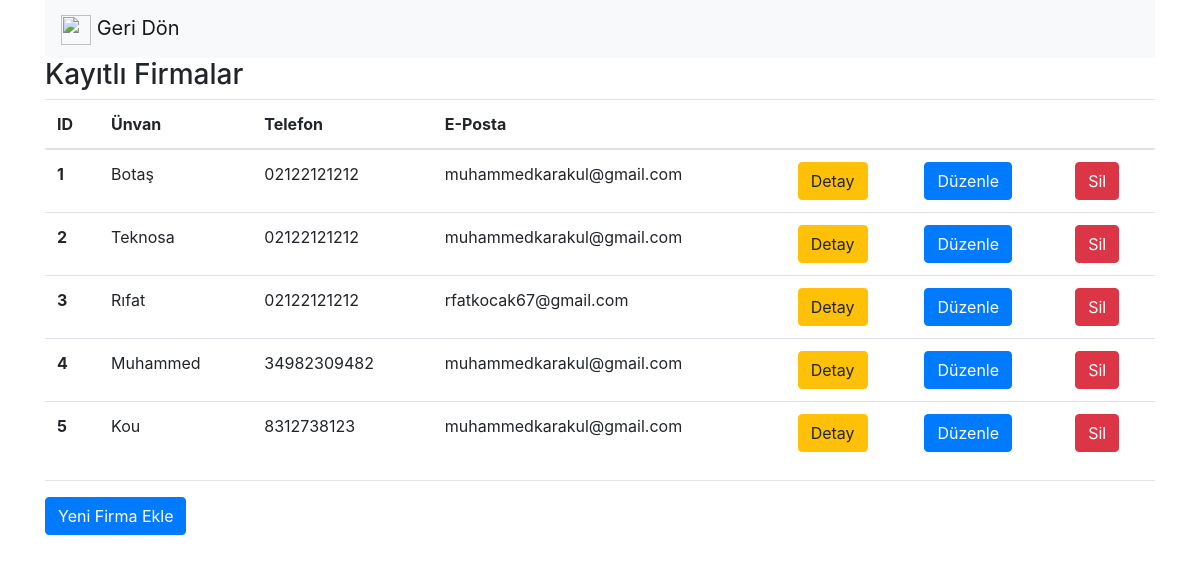
The app's page /firmaListe, older data.
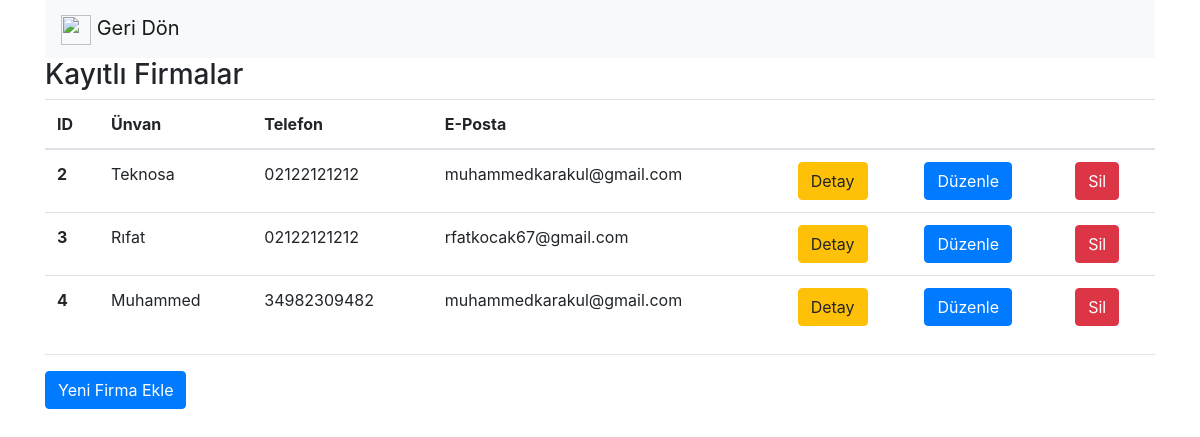
The same page, newer data.
### safeputapp/models.py (models this page shows, shortened)
class Firma(models.Model):
    kutuk_no = models.CharField(max_length = 10, verbose_name = "Kütük Numarası")
    unvan = models.CharField(max_length = 50, verbose_name = "Ünvan")
    adres = models.CharField(max_length = 250, verbose_name = "Adres")
    posta_kodu = models.CharField(max_length = 10, verbose_name = "Posta Kodu")
    sehir = models.CharField(max_length = 50, verbose_name = "Şehir")
    telefon = models.CharField(max_length = 20, verbose_name = "Telefon")
    faks = models.CharField(max_length = 20, verbose_name = "Faks")
    eposta = models.CharField(max_length = 50, verbose_name = "E-Posta")
    aktifmi = models.BooleanField(verbose_name = "Aktif mi?", default = True)
    olusturma_tarihi = models.DateTimeField(auto_now_add = True, blank = True, verbose_name = "Oluşturma Tarihi")
    duzunleme_tarihi = models.DateTimeField(verbose_name = "Duzenleme Tarihi", blank = True, null = True)

### safeputapp/views.py (the view)
# urls.py: url(r'^firmaListe', firmaListe),
def firmaListe(request):
    firmalar = Firma.objects.all()
    return render( request, "firmaListe.html", { "firmalar" : firmalar } )

### safeputapp/templates/firmaListe.html (shortened to what this page needs)
<!DOCTYPE html>
    <html>
        <head>
        <link rel="stylesheet" href="https://maxcdn.bootstrapcdn.com/bootstrap/4.0.0/css/bootstrap.min.css">
        </head>
        <body>
            <div class="container">
                <nav class="navbar navbar-light bg-light">
                    <a class="navbar-brand" href="anasayfa">
                        <img src="https://image.flaticon.com/icons/svg/118/118739.svg" width="30" height="30" alt=""> Geri Dön
                    </a>
                </nav>
                <h3>Kayıtlı Firmalar</h3>
                    {% if firmalar %}
                        <table class="table">
                            <thead>
                                <tr>
                                <th scope="col">ID</th>
                                <th scope="col">Ünvan</th>
                                <th scope="col">Telefon</th>
                                <th scope="col">E-Posta</th>
                                <th scope="col"></th>
                                <th scope="col"></th>
                                <th scope="col"></th>
                                </tr>
                            </thead>
                            <tbody>
                                {% for firma in firmalar %}
                                    {% if firma.aktifmi %}
                                        <tr>
                                            <th scope="row"> {{ firma.id }} </th>
                                            <td> {{ firma.unvan }} </td>
                                            <td> {{ firma.telefon }} </td>
                                            <td> {{ firma.eposta }} </td>
                                            <td><a href="/firmaDetay/{{firma.id}}" class="btn btn-warning">Detay</td>
                                            <td><a href="/firmaDuzenle/{{firma.id}}" class="btn btn-primary">Düzenle</td>
                                            <td><a href="/firmaSil/{{firma.id}}" class="btn btn-danger">Sil</td>
                                        </tr>
                                    {% endif %}
                                {% endfor %}
                            </tbody>
                        </table>
                    {% else %}
                        <div class="alert alert-danger">
                            Kayıt bulunamadı.
                        </div>
                    {% endif %}
                <hr>
                <a href="firmaEkle" class="btn btn-primary"> Yeni Firma Ekle </a>
            </div>
        </body>
</html>

Row changes from the older to the newer data that the page shows:
no longer on this page (row edited): Firma: id "1", unvan "Botaş", telefon "02122121212", eposta "muhammedkarakul@gmail.com"
no longer on this page (row edited): Firma: id "5", unvan "Kou", telefon "8312738123", eposta "muhammedkarakul@gmail.com"
